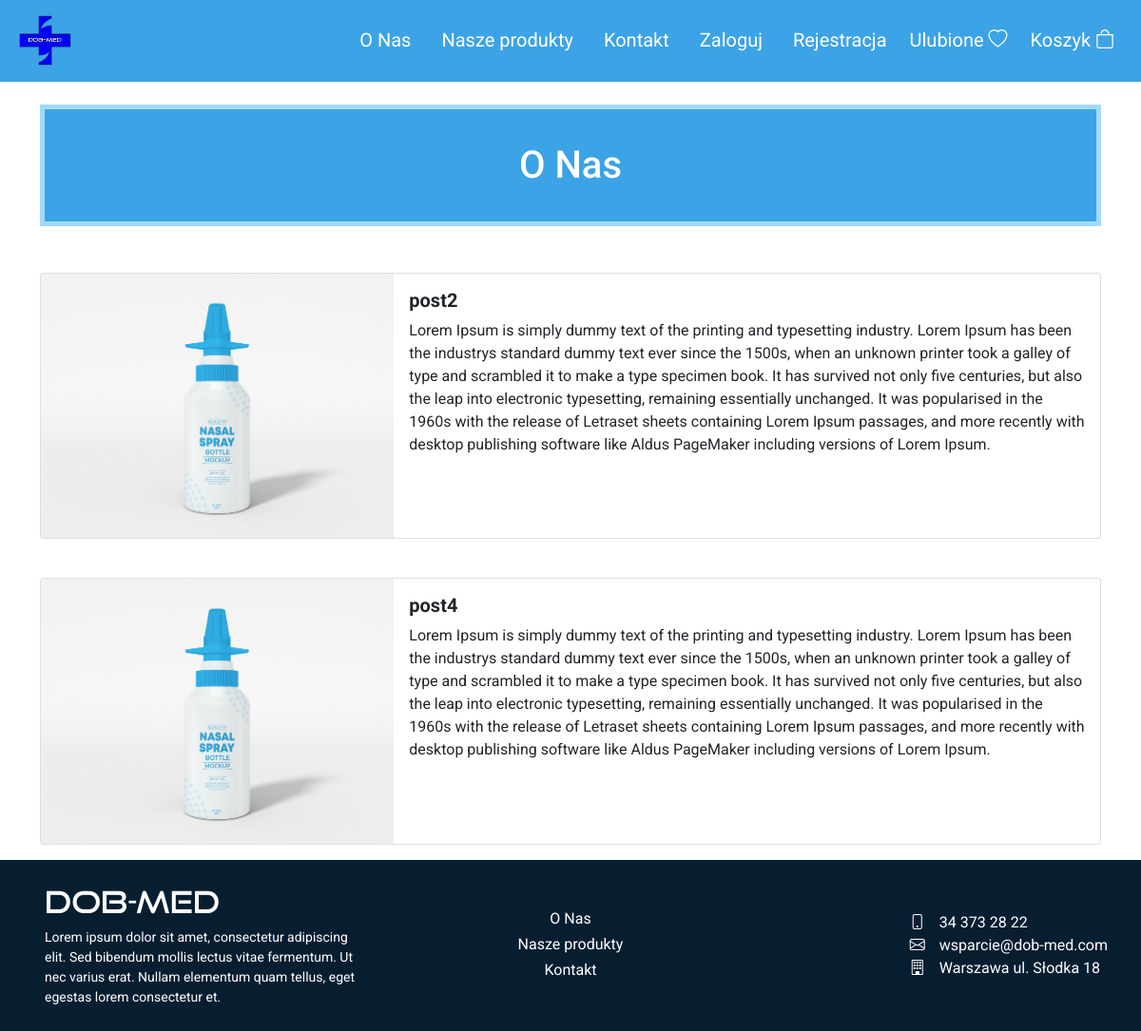
Screenshot of /o-nas.php with the database file from the repository.
### tables this page shows
CREATE TABLE posts(
        post_id int AUTO_INCREMENT not null,
        text text(1000) not null,
        image blob not null,
        title varchar(500) not null,
        type varchar(70) not null,
        PRIMARY KEY(post_id)
    );

### o-nas.php (the view)
<?php
    include('header.php');
    ?>
<main>
    <div class="container">
        <div class="row">
            <div class="col-md-12">
                <h1 class="siteTitle">O Nas</h1>
            </div>
        </div>
        <div class="row">
            <?php
                $stmt=$db_con->query("SELECT * from posts where type='onas'");
                while($row=$stmt->fetch()){
                    ?>
            <div class="col-md-12">
                <div class="card mb-3 entryBody">
                    <div class="row g-0">
                        <div class="col-md-4">
                            <img src="<?=$row['image']?>" class="img-fluid rounded-start" alt="zdjecie">
                        </div>
                        <div class="col-md-8">
                            <div class="card-body">
                                <h5 class="card-title"><?=$row['title']?></h5>
                                <p class="card-text"><?=$row['text']?></p>
                            </div>
                        </div>
                    </div>
                </div>
            </div>
            <?php
                }
                ?>
        </div>
    </div>
</main>
<?php
    include('footer.php');
    ?>

### header.php (shortened to what this page needs)
<!DOCTYPE html>
<html lang="pl-PL">
<head>
    <link href="https://cdn.jsdelivr.net/npm/bootstrap@5.1.3/dist/css/bootstrap.min.css" rel="stylesheet"
>
    <link rel="stylesheet" href="https://cdn.jsdelivr.net/npm/bootstrap-icons@1.8.1/font/bootstrap-icons.css">
    <link rel="stylesheet" type="text/css" href="slick/slick.css" />
    <link rel="stylesheet" type="text/css" href="slick/slick-theme.css" />
    <link rel="stylesheet" href="style.css">
</head>
<body>
    <header>
        <nav class="mainMenu navbar navbar-expand-lg">
            <div class="container-fluid">
                <div class="logo navbar-brand">
                    <a href="index.php">
                        <img src="logov3.png" alt="logo">
                    </a>
                </div>
                <div class="menuTop collapse navbar-collapse" id="navbarText">
                    <ul class="menu navbar-nav ms-auto">
                        <li class="nav-item">
                            <a class="nav-link" href="o-nas.php">O Nas</a>
                        </li>
                        <li class="nav-item">
                            <a class="nav-link" href="nasze-produkty.php">Nasze produkty</a>
                        </li>
                        <li class="nav-item">
                            <a class="nav-link" href="kontakt.php">Kontakt</a>
                        </li>
                        <?php
  if (isset(($_SESSION['login'])) && ($_SESSION['login'] == 1 || $_SESSION['login'] == 2)) {
  ?>
        <form method="post">
            <li class="nav-item">
            <button type="submit" class="nav-link" name="wyloguj">Wyloguj</button>
        </li>
        </form>
                        <?php
  }
  else{
    ?>
                        <li class="nav-item">
                            <a class="nav-link" href="login.php">Zaloguj</a>
                        </li>
                        <li class="nav-item">
                        <a class="nav-link" href="register.php">Rejestracja</a>
                        </li>
<?php
  }
  ?>
                        <a class="nav-link" href="favourite.php">Ulubione <i class="bi bi-heart"></i> </a>
                        <li class="nav-item">
                            <a class="nav-link" href="cart.php">Koszyk
                                <i class="bi bi-bag"></i>
                            </a>
                        </li>
                    </ul>
                </div>
            </div>
        </nav>
    </header>

### footer.php
<footer>
    <div class="container-fluid">
        <div class="row">
            <div class="information col-sm-12 col-md-4">
                <div class="name">
                    <h2>DOB-MED</h2>
                </div>
                <div class="description">
                    Lorem ipsum dolor sit amet, consectetur adipiscing elit. Sed bibendum mollis lectus vitae fermentum. Ut nec varius erat. Nullam elementum quam tellus, eget egestas lorem consectetur et.
                </div>
            </div>
            <div class="menuBottom col-sm-12 col-md-4">
                <ul class="menu">
                    <li>
                        <a href="o-nas.php">O Nas</a>
                    </li>
                    <li>
                        <a href="nasze-produkty.php">Nasze produkty</a>
                    </li>
                    <li>
                        <a href="kontakt.php">Kontakt</a>
                    </li>
                </ul>
            </div>
            <div class="contact col-sm-12 col-md-4">
                <ul>
                    <li><i class="bi bi-phone"></i><span>34 373 28 22</span></li>
                    <li><i class="bi bi-envelope"></i><span>wsparcie@dob-med.com</span></li>
                    <li><i class="bi bi-building"></i><span>Warszawa ul. Słodka 18</span></li>
                </ul>
            </div>
        </div>
    </div>
</footer>
</body>
</html>

### style.css (style rules this page uses)
body { font-family: 'Roboto', sans-serif; }
.logo img { height: 60px; width: auto; }
.menuTop { font-size: 20px; }
.menuTop a { color: #FFFFFF; text-decoration: none; }
.menuTop a:after { display:block; content: ''; border-bottom: 3px solid #FFFFFF; transform: scaleX(0); transition: transform 0.5s ease-in-out; }
.menuTop ul li { padding: 0 5px; margin: 0 3px; }
.mainMenu { background-color: #3ca3e6; }
.siteTitle { color: #FFFFFF; display: flex; justify-content: center; align-content: center; flex-direction: column; margin: 3vh 0; text-align: center; padding: 35px 0; background-color: #3ca3e6; border: solid #a1daff 5px; }
.entryBody { margin: 25px 0; justify-content: center; max-width: 100%; }
.card-title { font-weight: bold; }
footer { color: #FFFFFF; background-color: #071e31; padding: 25px 0; }
footer .name { padding-left: 35px; }
footer .description { padding-left: 35px; font-size: 14px; }
footer .name h2 { font-family: 'GoodTimesRg-Regular'; }
footer .menuBottom { text-align: center; display: flex; justify-content: center; align-items: center; }
footer .menuBottom a { display: block; color: #FFFFFF; text-decoration: none; width: auto; }
footer .contact { display: flex; justify-content: end; align-items: center; padding-right: 35px; }
footer .contact ul { list-style-type: none; margin-bottom: 0; padding-left: 0; }
footer .contact ul li i { margin: 0 15px 0 0; }
footer .menuBottom ul { padding-left: 0; list-style-type: none; font-size: 16px; display: flex; flex-direction: column; align-items: center; margin-bottom: 0; }
footer .menuBottom a:after { display: block; content: ''; border-bottom: 3px solid #FFFFFF; transform: scaleX(0); transition: transform 0.5s ease-in-out; }

### rows the page displays
posts: image (picture), title "post2", text "Lorem Ipsum is simply dummy text of the printing and typesetting industry. Lorem Ipsum has been the industrys standard dummy text ever since the 1500s, when an unknown printer took a galley of type and scrambled it to make a type specimen book. It has survived not only five centuries, but also the leap into electronic typesetting, remaining essentially unchanged. It was popularised in the 1960s with the release of Letraset sheets containing Lorem Ipsum passages, and more recently with desktop publishing software like Aldus PageMaker including versions of Lorem Ipsum."
posts: image (picture), title "post4", text "Lorem Ipsum is simply dummy text of the printing and typesetting industry. Lorem Ipsum has been the industrys standard dummy text ever since the 1500s, when an unknown printer took a galley of type and scrambled it to make a type specimen book. It has survived not only five centuries, but also the leap into electronic typesetting, remaining essentially unchanged. It was popularised in the 1960s with the release of Letraset sheets containing Lorem Ipsum passages, and more recently with desktop publishing software like Aldus PageMaker including versions of Lorem Ipsum."
